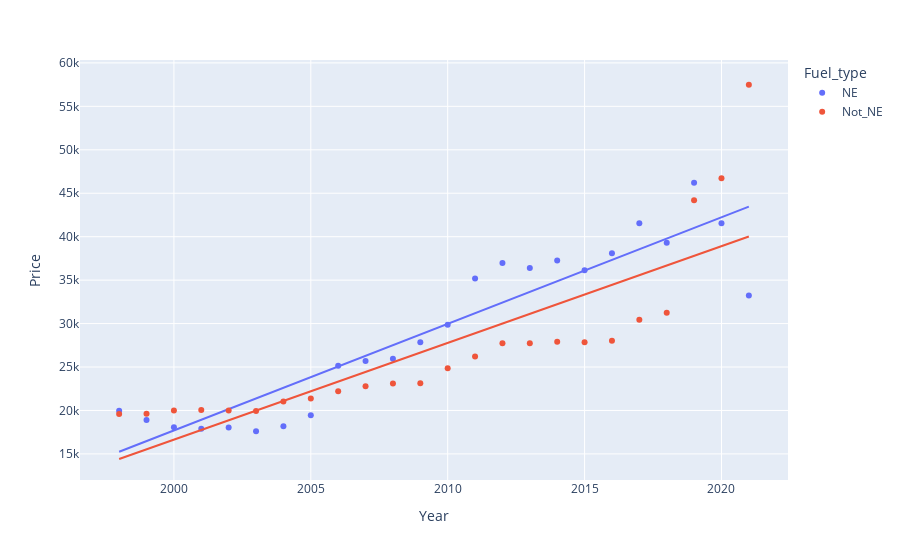

This figure's notebook cell:
### Markdown cell above
### Making a comparison of price trends between new energy vehicles and conventional vehicles in recent years

### Code cell
group = df_price.groupby(['Year','Fuel_type']).agg({'Price': 'mean'})
group = group.reset_index()
fig = px.scatter(group, x="Year", y="Price", color='Fuel_type',trendline='ols')
fig.show()

### Figure 1 — Plotly figure (JSON) as saved in the notebook; plotly's stock layout.template omitted (floating-point values rounded to 4 significant figures)
{"data": [{"hovertemplate": "Fuel_type=NE<br>Year=%{x}<br>Price=%{y}<extra></extra>", "legendgroup": "NE", "marker": {"color": "#636efa", "symbol": "circle"}, "mode": "markers", "name": "NE", "orientation": "v", "showlegend": true, "type": "scatter", "x": [1998, 1999, 2000, 2001, 2002, 2003, 2004, 2005, 2006, 2007, 2008, 2009, 2010, 2011, 2012, 2013, 2014, 2015, 2016, 2017, 2018, 2019, 2020, 2021], "xaxis": "x", "y": [19970.0, 18910.0, 18070.0, 17890.0, 18030.0, 17615, 18190.0, 19450.0, 25140.0, 25680.0, 25950.0, 27860.0, 29870.0, 35200.0, 36970.0, 36380.0, 37270.0, 36130.0, 38100.0, 41550.0, 39290.0, 46200.0, 41560.0, 33230.0], "yaxis": "y"}, {"hovertemplate": "<b>OLS trendline</b><br>Price = 1226.35 * Year + -2.435e+06<br>R<sup>2</sup>=0.859624<br><br>Fuel_type=NE<br>Year=%{x}<br>Price=%{y} <b>(trend)</b><extra></extra>", "legendgroup": "NE", "marker": {"color": "#636efa", "symbol": "circle"}, "mode": "lines", "name": "NE", "showlegend": false, "type": "scatter", "x": [1998, 1999, 2000, 2001, 2002, 2003, 2004, 2005, 2006, 2007, 2008, 2009, 2010, 2011, 2012, 2013, 2014, 2015, 2016, 2017, 2018, 2019, 2020, 2021], "xaxis": "x", "y": [15250.0, 16480.0, 17700.0, 18930.0, 20160.0, 21380.0, 22610.0, 23840.0, 25060.0, 26290.0, 27510.0, 28740.0, 29970.0, 31190.0, 32420.0, 33650.0, 34870.0, 36100.0, 37330.0, 38550.0, 39780.0, 41000.0, 42230.0, 43460.0], "yaxis": "y"}, {"hovertemplate": "Fuel_type=Not_NE<br>Year=%{x}<br>Price=%{y}<extra></extra>", "legendgroup": "Not_NE", "marker": {"color": "#EF553B", "symbol": "circle"}, "mode": "markers", "name": "Not_NE", "orientation": "v", "showlegend": true, "type": "scatter", "x": [1998, 1999, 2000, 2001, 2002, 2003, 2004, 2005, 2006, 2007, 2008, 2009, 2010, 2011, 2012, 2013, 2014, 2015, 2016, 2017, 2018, 2019, 2020, 2021], "xaxis": "x", "y": [19600.0, 19630.0, 19990.0, 20070.0, 19980.0, 19950.0, 21030.0, 21370.0, 22200.0, 22780.0, 23110.0, 23150.0, 24850.0, 26200.0, 27730.0, 27740.0, 27900.0, 27850.0, 28030.0, 30430.0, 31250.0, 44200.0, 46740.0, 57480.0], "yaxis": "y"}, {"hovertemplate": "<b>OLS trendline</b><br>Price = 1113.26 * Year + -2.20987e+06<br>R<sup>2</sup>=0.680154<br><br>Fuel_type=Not_NE<br>Year=%{x}<br>Price=%{y} <b>(trend)</b><extra></extra>", "legendgroup": "Not_NE", "marker": {"color": "#EF553B", "symbol": "circle"}, "mode": "lines", "name": "Not_NE", "showlegend": false, "type": "scatter", "x": [1998, 1999, 2000, 2001, 2002, 2003, 2004, 2005, 2006, 2007, 2008, 2009, 2010, 2011, 2012, 2013, 2014, 2015, 2016, 2017, 2018, 2019, 2020, 2021], "xaxis": "x", "y": [14420.0, 15530.0, 16640.0, 17760.0, 18870.0, 19980.0, 21100.0, 22210.0, 23320.0, 24440.0, 25550.0, 26660.0, 27780.0, 28890.0, 30000.0, 31120.0, 32230.0, 33340.0, 34460.0, 35570.0, 36680.0, 37800.0, 38910.0, 40020.0], "yaxis": "y"}], "layout": {"autosize": true, "legend": {"title": {"text": "Fuel_type"}, "tracegroupgap": 0}, "margin": {"t": 60}, "xaxis": {"anchor": "y", "autorange": true, "domain": [0, 1], "range": [1997.0, 2022.0], "title": {"text": "Year"}, "type": "linear"}, "yaxis": {"anchor": "x", "autorange": true, "domain": [0, 1], "range": [11980.0, 60750.0], "title": {"text": "Price"}, "type": "linear"}}}
